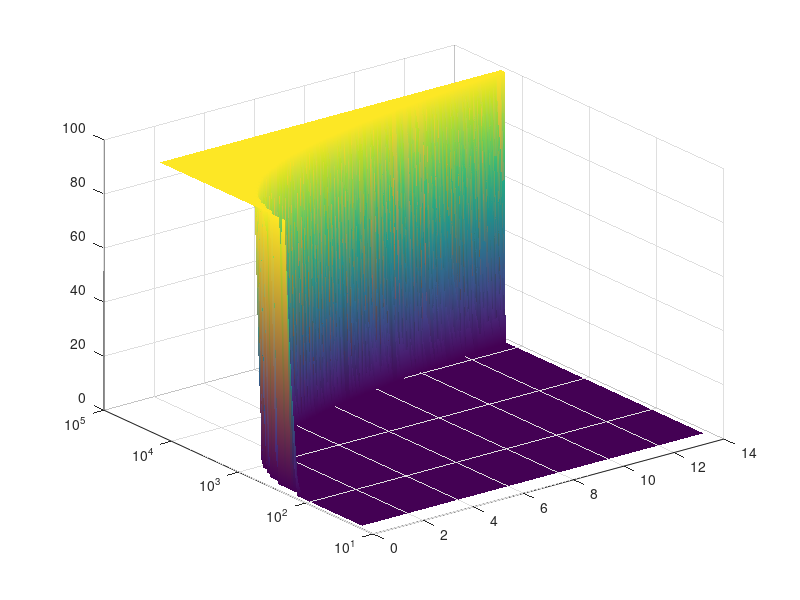

MATLAB code to generate this figure: (Note: this script raises an error after producing the figure.)
%%%%%%%%%%%%%%%%%%%%%%%%%%%%%%%%%%%%%%%%%%%%%%%%%%%%%%%%%%%%%%%%%%%%%%%%%%%
%%% Phase diagram for survival-vs-extinction fate of differentiating ES %%%
%%% cells (modeling & experiments)


close all;
clear all;
clc;

load('200827_PhaseBoundary.mat')

D0=round([0:1000:10^6]./58);

% surf([1:80],D0.*58,phaseBound'.*100);
surf([1:80]./5.8,D0,phaseBound'.*100);
set(gca,'yscale','log');

% blue = D2EDFA
% red = d2edfa
% 'D2EDFA','FFFFFF','FABDB2'

% hcb=colorbar;
shading interp
% J = customcolormap_preset('blue-white-red');
% J = customcolormap([0 0.5 1],{'#0086b8','#ffffff','#f38597'}); % darker blue and red
J = customcolormap([0 0.5 1],{'#d2edfa','#ffffff','#fabdb2'}); % ligher blue and red
colormap(J);
colorbar;

% set(gca,'Fontsize',18);
% set(gca,'LineWidth',1.2);
xlabel('Volume of liquid medium (mL)');
ylabel('Initial number of cells/cm^2');
zlabel('fraction of populations that survive');
% colorTitleHandle = get(hcb,'Title');
% titleString = 'Percentage of populations that expand';
% set(colorTitleHandle ,'String',titleString);
% title("Phase-Diagram by running simulations (n=10)");
xlim([0 65./5.8]);
% ylim([10^4 10^6]./58);
ylim([10^2 (10^6)./58]);
box on;
% view(0,90);
view(180,-90);
set(gca,'xdir','reverse');
set(gca,'YminorTick','off');



%%-- plot experimental data points
filenameDil=inputExcelDil();
[status,sheetsDil] = xlsfinfo(filenameDil);
numSheets=size(sheetsDil,1);
dataFile=xlsread(filenameDil,sheetsDil{1});

Dens = dataFile(:,1);
Vols = dataFile(:,2);
FCs = dataFile(:,3:end);
FC_mean = mean(FCs,2,'omitnan')./Dens;

FC_color_A = [0 0.4 0.8]; % FC > 1
FC_color_B = [0 0.6 0]; % 0.61 < FC <= 1
FC_color_C = [1 0 0]; % FC <= 0.61

for i = 1:size(Dens,1)
    if FC_mean(i,1) > 1
        hold on
        plot(Vols(i,1)./5.8,Dens(i,1)./58,'.','MarkerSize',30,'Color',FC_color_A);
    elseif FC_mean(i,1) <= 0.6
        hold on
        plot(Vols(i,1)./5.8,Dens(i,1)./58,'.','MarkerSize',30,'Color',FC_color_C);
    else
        hold on
        plot(Vols(i,1)./5.8,Dens(i,1)./58,'.','MarkerSize',30,'Color',FC_color_B);       
    end
end




